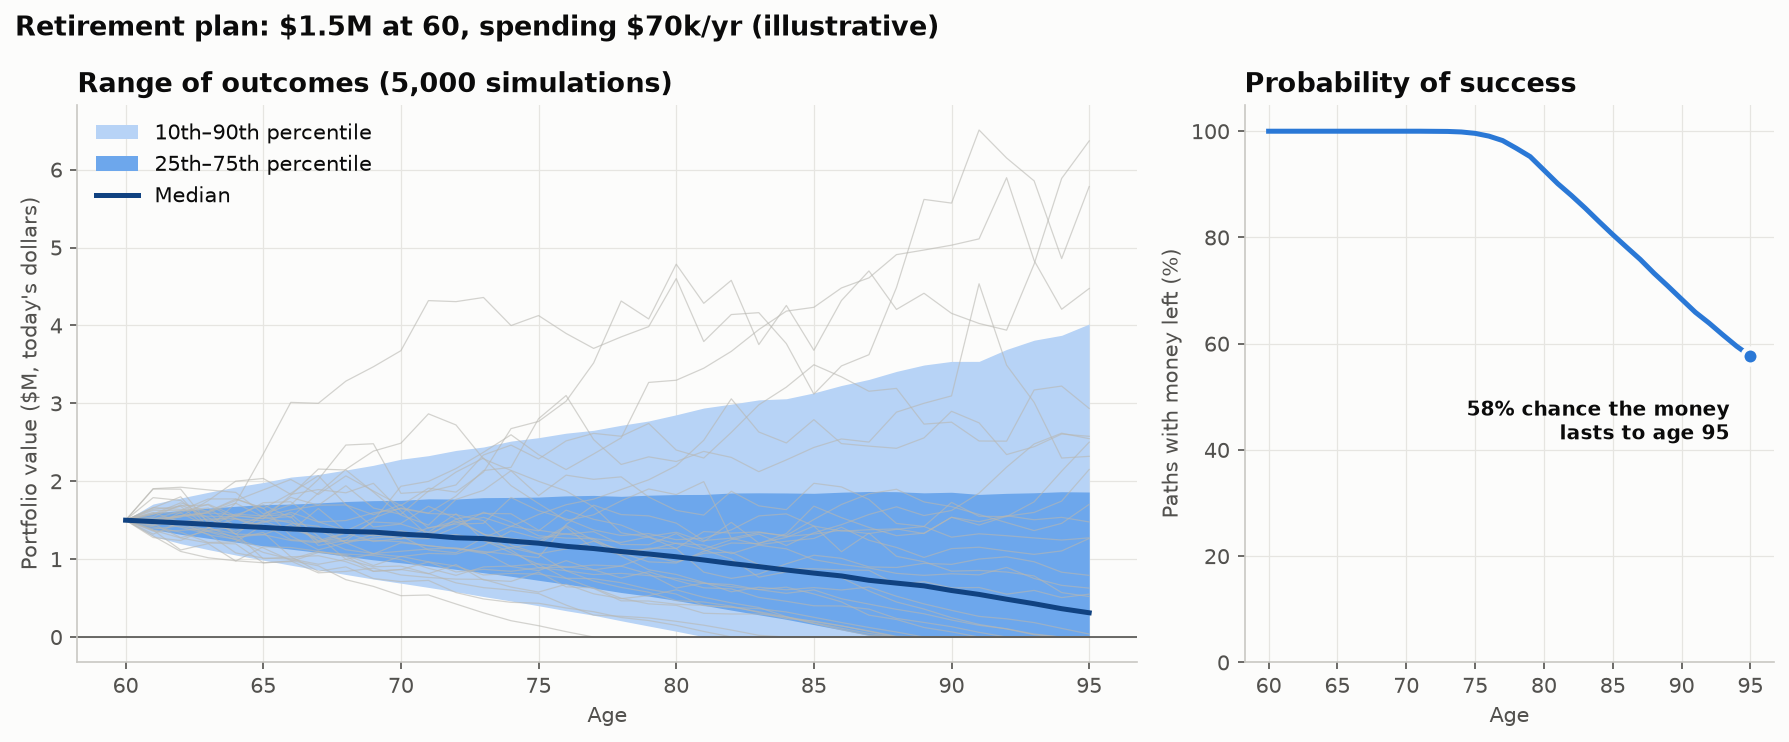

This chart was generated by the following Python code:
"""
Monte Carlo Retirement Projection  -  family: Finance & investment

DESIGN PURPOSE
Simulates thousands of possible market paths for a portfolio with withdrawals,
then shows the spread of outcomes as a percentile fan and the probability that
the money lasts to each age. It replaces a single misleading 'expected' line
with a range and a probability.

WHEN TO USE
  - Retirement or endowment planning with regular withdrawals
  - Communicate the risk of running out of money rather than an average
    outcome
  - Compare plans (spending levels, allocations) by their probability of
    success

AVOID WHEN
  - Presenting the median path as a forecast
  - Hiding the return and inflation assumptions; results are only as good as
    these inputs
  - Drawing all simulated paths (spaghetti); show percentile bands and a few
    sample paths

ALTERNATIVES
  - Fan chart
  - Table of success probabilities by spending level

EXAMPLE
$1.5M at age 60, $70k/year inflation-adjusted withdrawals, real returns ~4.5%
± 11% a year, 5,000 simulated paths (illustrative; not financial advice).

NOTE: Educational examples with simulated or historical data. Not investment
advice; past performance does not predict future returns.

Run:  python monte_carlo_wealth.py
"""
import sys
from pathlib import Path

import numpy as np
import pandas as pd
import matplotlib.pyplot as plt

# Library style: categorical colors in fixed order, recessive axes, hairline grid.
PALETTE = ["#2a78d6", "#eb6834", "#1baf7a", "#eda100",
           "#e87ba4", "#008300", "#6250d6", "#e34948"]
SEQ_CMAP = "Blues"      # sequential: one hue, light -> dark
DIV_CMAP = "RdBu_r"     # diverging: two opposite hues, neutral midpoint
GRAY = "#b8b7b1"        # de-emphasised marks
plt.rcParams.update({
    "figure.figsize": (8, 4.8), "figure.dpi": 110, "figure.facecolor": "#fcfcfb",
    "axes.facecolor": "#fcfcfb", "axes.edgecolor": "#c9c8c3", "axes.linewidth": 0.8,
    "axes.spines.top": False, "axes.spines.right": False,
    "axes.grid": True, "grid.color": "#e6e5e1", "grid.linewidth": 0.6, "axes.axisbelow": True,
    "axes.prop_cycle": plt.cycler(color=PALETTE),
    "axes.titlesize": 13, "axes.titleweight": "bold", "axes.titlelocation": "left",
    "axes.labelcolor": "#52514e", "xtick.color": "#52514e", "ytick.color": "#52514e",
    "text.color": "#0b0b0b", "font.size": 10, "lines.linewidth": 2,
    "legend.frameon": False,
})

# --- Example data ------------------------------------------------------------
rng = np.random.default_rng(2025)
n_paths, years = 5000, 35
start_age, start_wealth, spending = 60, 1_500_000, 70_000      # real (today's) dollars
mu, sigma = 0.045, 0.11                                         # real annual return, volatility
log_ret = rng.normal(np.log1p(mu) - sigma ** 2 / 2, sigma, (n_paths, years))

wealth = np.empty((n_paths, years + 1))
wealth[:, 0] = start_wealth
for t in range(years):                       # withdraw at the start of each year, then grow
    wealth[:, t + 1] = np.maximum((wealth[:, t] - spending) * np.exp(log_ret[:, t]), 0)
ages = start_age + np.arange(years + 1)
bands = pd.DataFrame(np.percentile(wealth, [10, 25, 50, 75, 90], axis=0).T / 1e6, index=ages,
                     columns=["p10", "p25", "p50", "p75", "p90"])
p_lasting = pd.Series((wealth > 0).mean(axis=0), index=ages)
bands.iloc[::5].round(2)

# --- Plot --------------------------------------------------------------------
fig, (ax, axp) = plt.subplots(1, 2, figsize=(12, 5), gridspec_kw={"width_ratios": [2, 1]})
for path in wealth[rng.choice(n_paths, 30, replace=False)]:
    ax.plot(ages, path / 1e6, color="#b8b7b1", linewidth=0.6, alpha=0.6)
ax.fill_between(ages, bands["p10"], bands["p90"], color="#b7d3f6", linewidth=0, label="10th–90th percentile")
ax.fill_between(ages, bands["p25"], bands["p75"], color="#6da7ec", linewidth=0, label="25th–75th percentile")
ax.plot(ages, bands["p50"], color="#104281", linewidth=2.4, label="Median")
ax.axhline(0, color="#52514e", linewidth=0.8)
ax.set_xlabel("Age")
ax.set_ylabel("Portfolio value ($M, today's dollars)")
ax.set_title("Range of outcomes (5,000 simulations)")
ax.legend(loc="upper left")

axp.plot(ages, p_lasting * 100, color=PALETTE[0], linewidth=2.4)
p95 = p_lasting.loc[95]
axp.scatter(95, p95 * 100, s=60, color=PALETTE[0], edgecolor="#fcfcfb", linewidth=2, zorder=3)
axp.annotate(f"{p95:.0%} chance the money\nlasts to age 95", (95, p95 * 100), xytext=(-10, -40),
             textcoords="offset points", ha="right", fontsize=9.5, fontweight="bold")
axp.set_ylim(0, 105)
axp.set_xlabel("Age")
axp.set_ylabel("Paths with money left (%)")
axp.set_title("Probability of success")
fig.suptitle(r"Retirement plan: \$1.5M at 60, spending \$70k/yr (illustrative)", x=0.01, ha="left",
             fontsize=13, fontweight="bold")
fig.tight_layout()

# --- Save / show -------------------------------------------------------------
out = Path(__file__).with_name(Path(__file__).stem + ".png")
fig.savefig(out, dpi=150, bbox_inches="tight")
print(f"saved {out}")
if "--no-show" not in sys.argv:
    plt.show()
